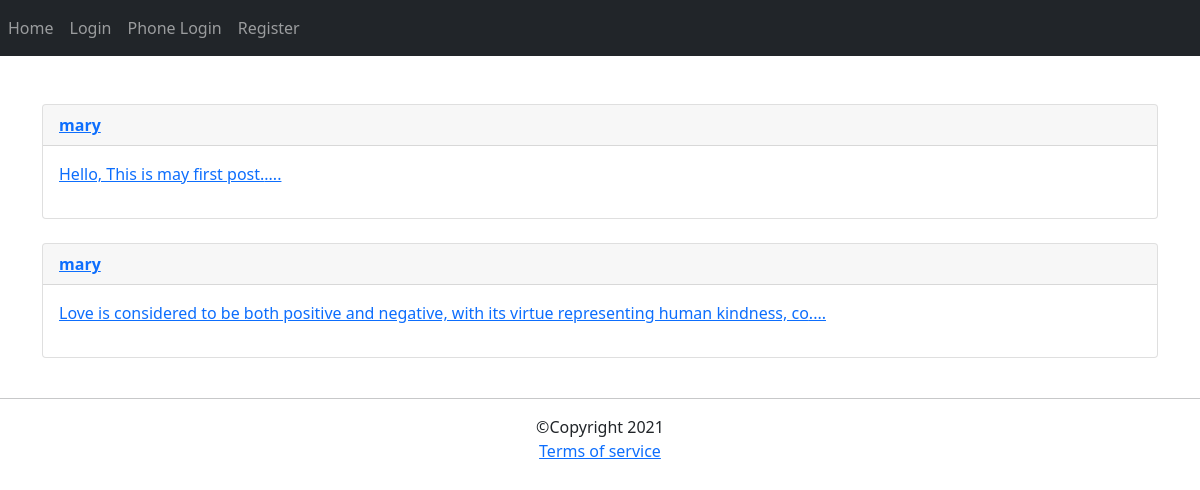
The app's page /, older data.
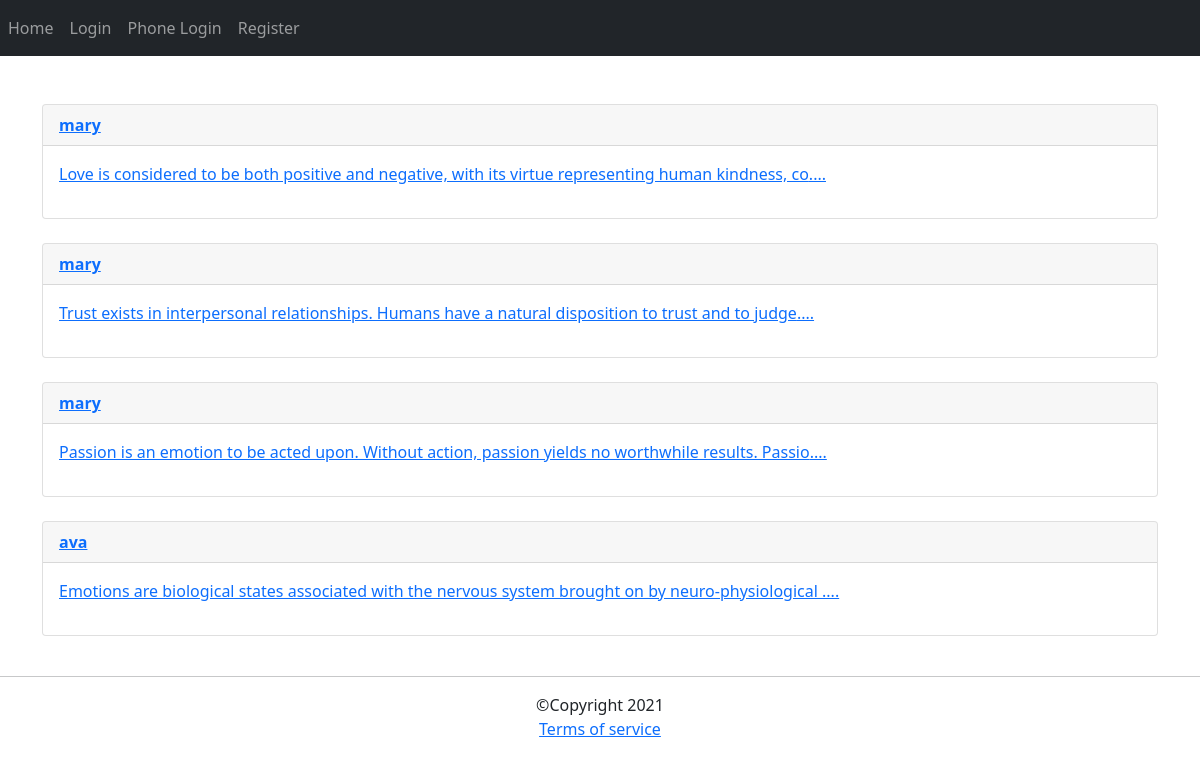
The same page, newer data.
### posts/models.py (models this page shows, shortened)
class Post(models.Model):
    user = models.ForeignKey(User, on_delete=models.CASCADE)
    body = models.TextField(max_length=500)
    slug = models.SlugField(max_length=200)
    created = models.DateTimeField(auto_now_add=True)
    def get_absolute_url(self):
        return reverse('posts:post_detail', args=[self.created.year, self.created.month, self.created.day, self.slug])

### posts/views.py (the view)
# urls.py: path('', views.all_posts, name='all_posts'),
def all_posts(request):
    posts = Post.objects.all()
    return render(request, 'posts/all_posts.html', {'posts': posts})

### posts/templates/posts/all_posts.html (shortened to what this page needs)
{% extends 'base.html' %}
{% block content %}
{% for post in posts %}
<div class="card">
    <p class="card-header"><b><a href="{% url 'account:dashboard' post.user.id %}"> {{ post.user }}</a></b> </p>
    <p class="card-body"><a href="{{ post.get_absolute_url }}">{{ post.body|slice:":100" }}....</a> </p>
</div>
    <br/>
{% endfor %}
{% endblock %}

Row changes from the older to the newer data that the page shows:
removed Post: user "mary", body "Hello, This is may first post."
added Post: user "mary", body "Trust exists in interpersonal relationships. Humans have a natural disposition to trust and to judge"
added Post: user "mary", body "Passion is an emotion to be acted upon. Without action, passion yields no worthwhile results. Passio"
added Post: user "ava", body "Emotions are biological states associated with the nervous system brought on by neuro-physiological"
